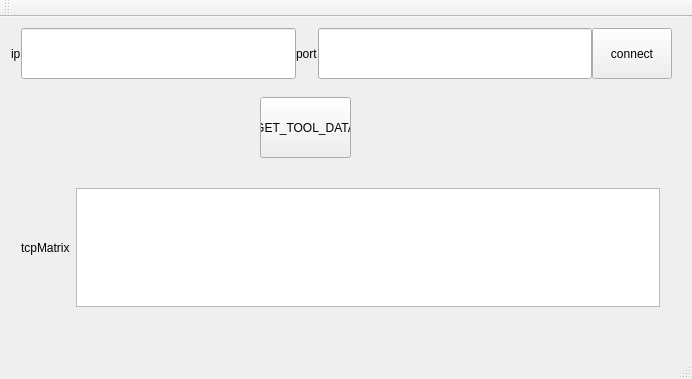
<?xml version="1.0" encoding="UTF-8"?>
<ui version="4.0">
 <class>tcp_testClass</class>
 <widget class="QMainWindow" name="tcp_testClass">
  <property name="geometry">
   <rect>
    <x>0</x>
    <y>0</y>
    <width>692</width>
    <height>379</height>
   </rect>
  </property>
  <property name="sizePolicy">
   <sizepolicy hsizetype="Expanding" vsizetype="Fixed">
    <horstretch>0</horstretch>
    <verstretch>0</verstretch>
   </sizepolicy>
  </property>
  <property name="windowTitle">
   <string>tcp_test</string>
  </property>
  <widget class="QWidget" name="centralWidget">
   <widget class="QWidget" name="horizontalLayoutWidget">
    <property name="geometry">
     <rect>
      <x>11</x>
      <y>11</y>
      <width>661</width>
      <height>51</height>
     </rect>
    </property>
    <layout class="QHBoxLayout" name="horizontalLayout" stretch="0,0,0,0,0">
     <property name="spacing">
      <number>0</number>
     </property>
     <property name="leftMargin">
      <number>0</number>
     </property>
     <property name="topMargin">
      <number>0</number>
     </property>
     <property name="rightMargin">
      <number>0</number>
     </property>
     <property name="bottomMargin">
      <number>0</number>
     </property>
     <item>
      <widget class="QLabel" name="label">
       <property name="sizePolicy">
        <sizepolicy hsizetype="Preferred" vsizetype="Preferred">
         <horstretch>0</horstretch>
         <verstretch>0</verstretch>
        </sizepolicy>
       </property>
       <property name="text">
        <string>ip</string>
       </property>
      </widget>
     </item>
     <item>
      <widget class="QLineEdit" name="ipEdit">
       <property name="sizePolicy">
        <sizepolicy hsizetype="Expanding" vsizetype="Minimum">
         <horstretch>0</horstretch>
         <verstretch>0</verstretch>
        </sizepolicy>
       </property>
      </widget>
     </item>
     <item>
      <widget class="QLabel" name="label_2">
       <property name="sizePolicy">
        <sizepolicy hsizetype="Preferred" vsizetype="Preferred">
         <horstretch>0</horstretch>
         <verstretch>0</verstretch>
        </sizepolicy>
       </property>
       <property name="text">
        <string>port</string>
       </property>
      </widget>
     </item>
     <item>
      <widget class="QLineEdit" name="portEdit">
       <property name="sizePolicy">
        <sizepolicy hsizetype="Expanding" vsizetype="Minimum">
         <horstretch>0</horstretch>
         <verstretch>0</verstretch>
        </sizepolicy>
       </property>
      </widget>
     </item>
     <item>
      <widget class="QPushButton" name="connectBtn">
       <property name="sizePolicy">
        <sizepolicy hsizetype="Minimum" vsizetype="Minimum">
         <horstretch>0</horstretch>
         <verstretch>0</verstretch>
        </sizepolicy>
       </property>
       <property name="text">
        <string>connect</string>
       </property>
      </widget>
     </item>
    </layout>
   </widget>
   <widget class="QPushButton" name="get_tool_dataBtn">
    <property name="geometry">
     <rect>
      <x>260</x>
      <y>80</y>
      <width>91</width>
      <height>61</height>
     </rect>
    </property>
    <property name="sizePolicy">
     <sizepolicy hsizetype="Preferred" vsizetype="Preferred">
      <horstretch>0</horstretch>
      <verstretch>0</verstretch>
     </sizepolicy>
    </property>
    <property name="text">
     <string>GET_TOOL_DATA</string>
    </property>
   </widget>
   <widget class="QWidget" name="horizontalLayoutWidget_2">
    <property name="geometry">
     <rect>
      <x>10</x>
      <y>160</y>
      <width>661</width>
      <height>141</height>
     </rect>
    </property>
    <layout class="QHBoxLayout" name="horizontalLayout_2">
     <item>
      <widget class="QLabel" name="label_3">
       <property name="text">
        <string>tcpMatrix</string>
       </property>
      </widget>
     </item>
     <item>
      <widget class="QTextEdit" name="textEdit"/>
     </item>
    </layout>
   </widget>
  </widget>
  <widget class="QMenuBar" name="menuBar">
   <property name="geometry">
    <rect>
     <x>0</x>
     <y>0</y>
     <width>692</width>
     <height>23</height>
    </rect>
   </property>
  </widget>
  <widget class="QToolBar" name="mainToolBar">
   <attribute name="toolBarArea">
    <enum>TopToolBarArea</enum>
   </attribute>
   <attribute name="toolBarBreak">
    <bool>false</bool>
   </attribute>
  </widget>
  <widget class="QStatusBar" name="statusBar"/>
 </widget>
 <layoutdefault spacing="6" margin="11"/>
 <resources>
  <include location="tcp_test.qrc"/>
 </resources>
 <connections/>
</ui>
